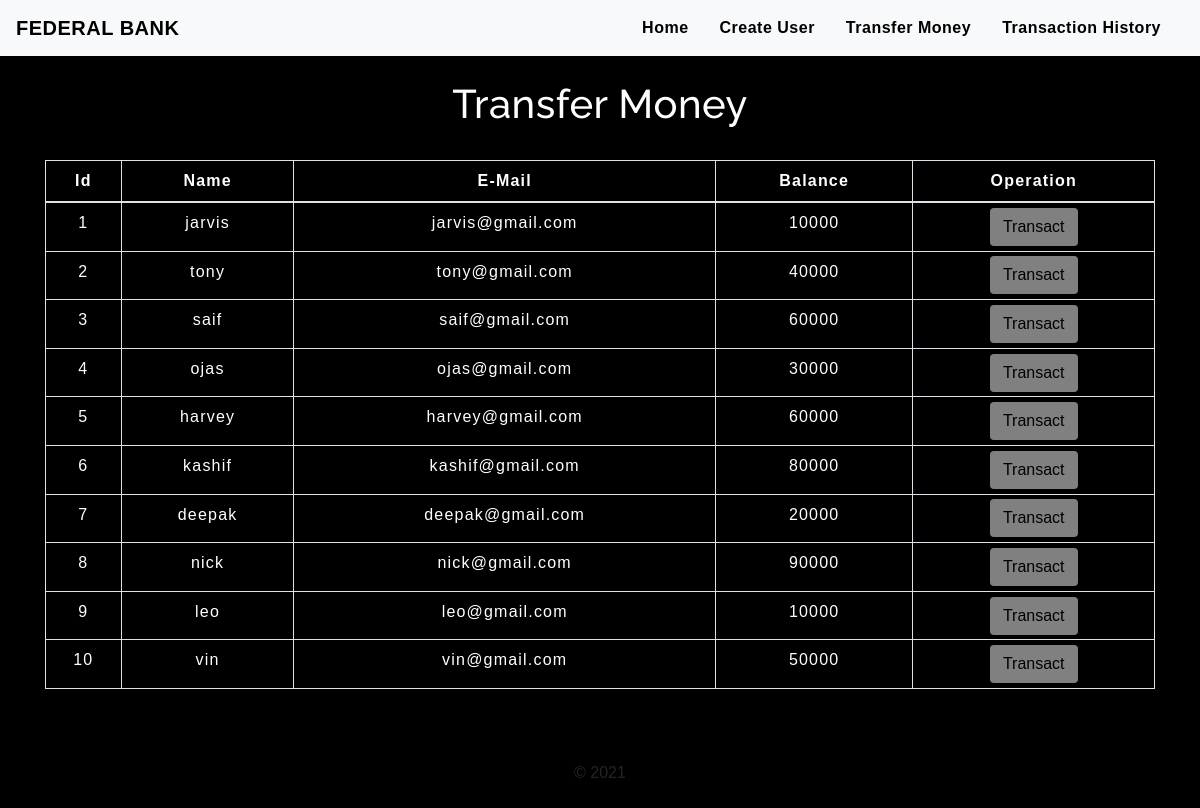
The app's page /transfermoney.php with its own data.
### tables this page shows
CREATE TABLE `users` (
  `id` int(3) NOT NULL,
  `name` text NOT NULL,
  `email` varchar(30) NOT NULL,
  `balance` int(8) NOT NULL
);

### transfermoney.php (the view, shortened to what this page needs)
<!DOCTYPE html>
<html lang="en">
<head>
    <link rel="stylesheet" href="https://maxcdn.bootstrapcdn.com/bootstrap/4.0.0/css/bootstrap.min.css">
    <link rel="stylesheet" type="text/css" href="css/table.css">
    <link rel="stylesheet" type="text/css" href="css/navbar.css">
</head>
<body style="background-color : #000000;">
<?php
    include 'config.php';
    $sql = "SELECT * FROM users";
    $result = mysqli_query($conn,$sql);
?>
<?php
  include 'navbar.php';
?>
<div class="container">
        <h2 class="text-center pt-4" style="color : white;">Transfer Money</h2>
        <br>
            <div class="row">
                <div class="col">
                    <div class="table-responsive-sm">
                    <table class="table table-hover table-sm table-striped table-condensed table-bordered" style="border-color:black;">
                        <thead style="color : white;">
                            <tr>
                            <th scope="col" class="text-center py-2">Id</th>
                            <th scope="col" class="text-center py-2">Name</th>
                            <th scope="col" class="text-center py-2">E-Mail</th>
                            <th scope="col" class="text-center py-2">Balance</th>
                            <th scope="col" class="text-center py-2">Operation</th>
                            </tr>
                        </thead>
                        <tbody>
                <?php
                    while($rows=mysqli_fetch_assoc($result)){
                ?>
                    <tr style="color : white;">
                        <td class="py-2"><?php echo $rows['id'] ?></td>
                        <td class="py-2"><?php echo $rows['name']?></td>
                        <td class="py-2"><?php echo $rows['email']?></td>
                        <td class="py-2"><?php echo $rows['balance']?></td>
                        <td><a href="selecteduserdetail.php?id= <?php echo $rows['id'] ;?>"> <button type="button" class="btn" style="background-color : #808080;">Transact</button></a></td>
                    </tr>
                <?php
                    }
                ?>
                        </tbody>
                    </table>
                    </div>
                </div>
            </div>
         </div>
         <footer class="text-center mt-5 py-2">
            <p>&copy 2021</b> <br> </p>
        </footer>
</body>
</html>

### navbar.php (shortened to what this page needs)
<nav class="navbar navbar-expand-md navbar-light bg-light">
<a class="navbar-brand" href="index.php" style="color : #000000;"><b>FEDERAL BANK</b></a>
<div class="collapse navbar-collapse" id="collapsibleNavbar">
      <ul class="navbar-nav ml-auto">
        <li class="nav-item">
          <a class="nav-link" href="index.php" style="color : #000000;"><b>Home</b></a>
        </li>
        <li class="nav-item">
          <a class="nav-link" href="createuser.php" style="color : #000000;"><b>Create User</b></a>
        </li>
        <li class="nav-item">
          <a class="nav-link" href="transfermoney.php" style="color : #000000;"><b>Transfer Money</b></a>
        </li>
        <li class="nav-item">
          <a class="nav-link" href="transactionhistory.php" style="color : #000000;"><b>Transaction History</b></a>
        </li>
    </div>
 </nav>

### css/table.css (style rules this page uses)
* { padding: 0; margin: 0; box-sizing: border-box; font-family: sans-serif; }
h2 { font-size: 40px; }
table { letter-spacing: 1.2px; }
td { text-align: center; }
button { border:none; background: #d9d9d9; transition: 1s; }

### css/navbar.css (style rules this page uses)
.nav-link { margin-right: 15px; color:#2F363F; letter-spacing: 0.5px; transition: 0.5s; }
.navbar-brand { color: #4C4B4B; letter-spacing: 0.5px; }
h2 { color: #4C4B4B; letter-spacing: 0.5px; font-family: raleway; }

### transfermoney.php (style rules this page uses)
button { transition: 1.5s; }

### records on screen
users: id "1", name "jarvis", email "jarvis@gmail.com", balance "10000"
users: id "2", name "tony", email "tony@gmail.com", balance "40000"
users: id "3", name "saif", email "saif@gmail.com", balance "60000"
users: id "4", name "ojas", email "ojas@gmail.com", balance "30000"
users: id "5", name "harvey", email "harvey@gmail.com", balance "60000"
users: id "6", name "kashif", email "kashif@gmail.com", balance "80000"
users: id "7", name "deepak", email "deepak@gmail.com", balance "20000"
users: id "8", name "nick", email "nick@gmail.com", balance "90000"
users: id "9", name "leo", email "leo@gmail.com", balance "10000"
users: id "10", name "vin", email "vin@gmail.com", balance "50000"
